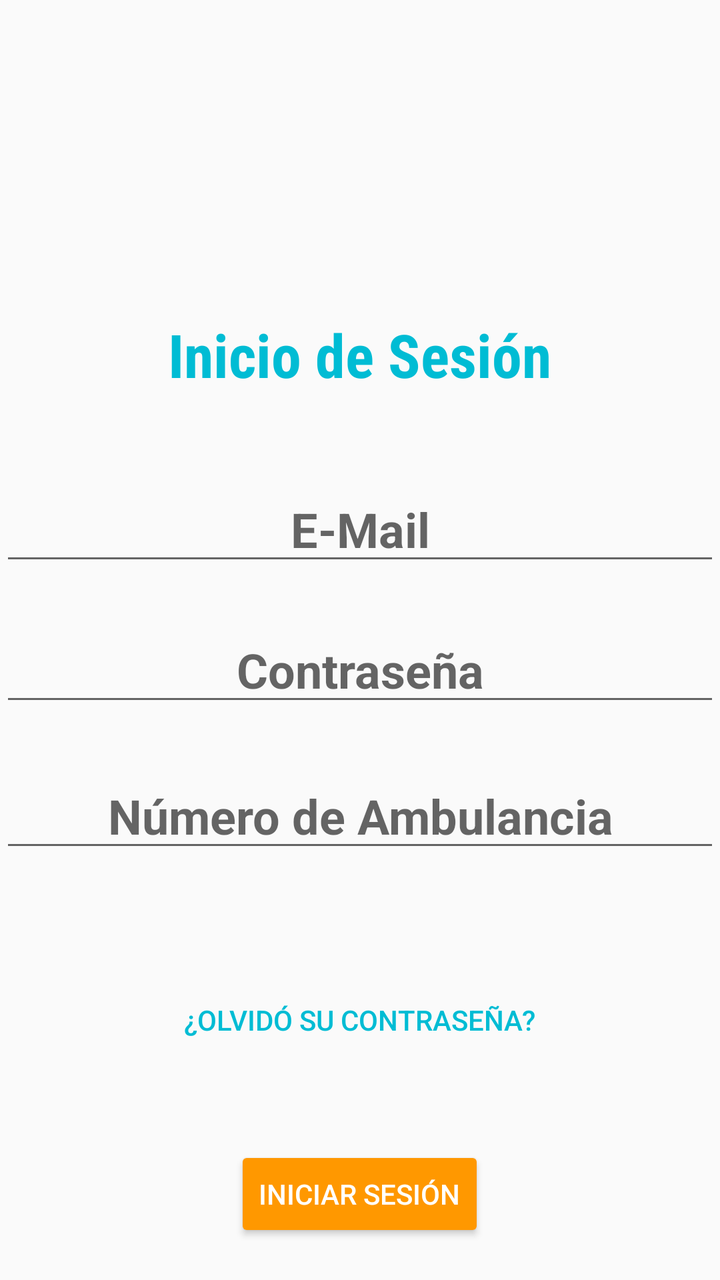
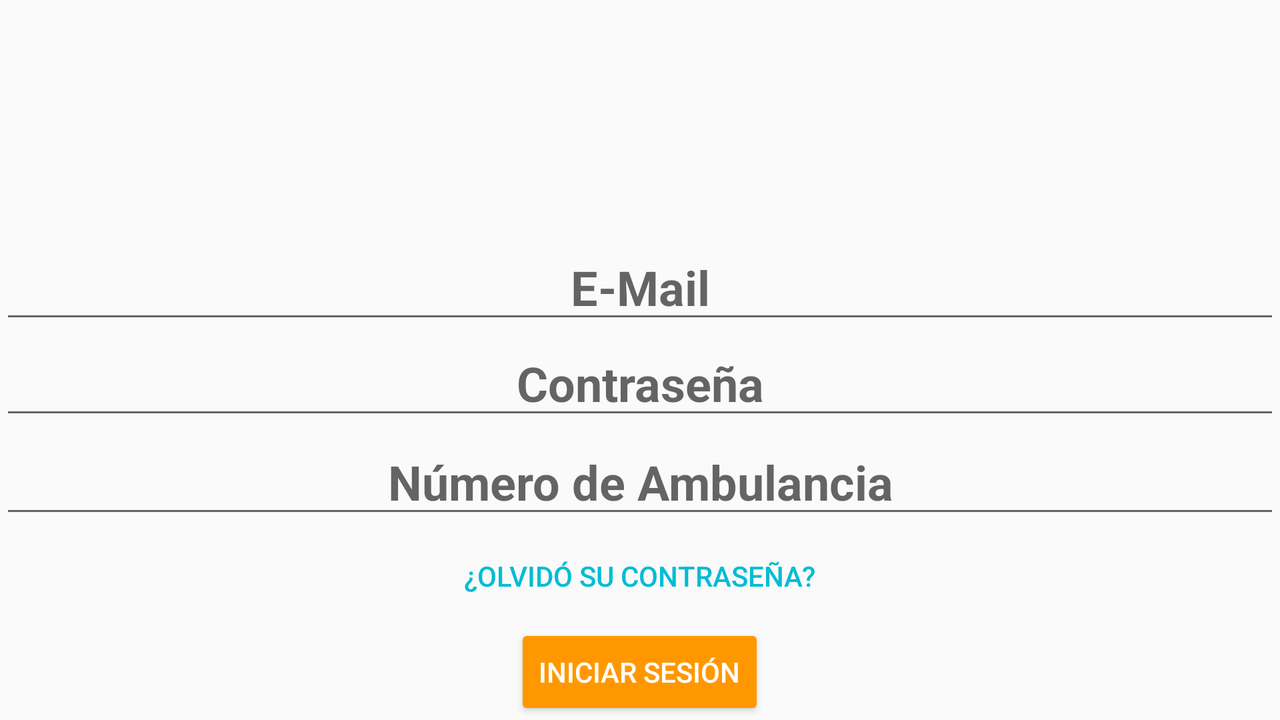

Two renders of one Android screen. The first uses the default layout on a phone; the second uses the alternative layout the repository ships for a different screen configuration, on a matching device. The two XML files are below.
<!-- AndroidManifest.xml: activity theme AppTheme.NoActionBar -->
<!-- res/layout/activity_login.xml -->
<?xml version="1.0" encoding="utf-8"?>
<RelativeLayout xmlns:android="http://schemas.android.com/apk/res/android"


    xmlns:tools="http://schemas.android.com/tools"
    android:layout_width="match_parent"
    android:layout_height="match_parent"
    tools:context="com.example.r_2g_.satemapp.LoginActivity">

    <EditText
        android:id="@+id/editTextUsuario"
        android:layout_width="wrap_content"
        android:layout_height="wrap_content"
        android:ems="10"
        android:hint="@string/usuario"
        android:inputType="textEmailAddress"
        android:textAlignment="center"
        android:textSize="24sp"
        android:textStyle="bold"
        android:layout_above="@+id/editTextPassword"
        android:layout_marginBottom="21dp"
        android:layout_alignParentEnd="true"
        android:layout_alignParentStart="true" />

    <EditText
        android:id="@+id/editTextPassword"
        android:layout_width="wrap_content"
        android:layout_height="wrap_content"
        android:ems="10"
        android:hint="@string/password"
        android:inputType="textPassword"
        android:textAlignment="center"
        android:textSize="24sp"
        android:textStyle="bold"
        android:layout_alignBottom="@+id/editTextNAmbulancia"
        android:layout_alignParentStart="true"
        android:layout_marginBottom="73dp"
        android:layout_alignParentEnd="true" />

    <EditText
        android:id="@+id/editTextNAmbulancia"
        android:layout_width="wrap_content"
        android:layout_height="wrap_content"
        android:ems="10"
        android:hint="@string/numAmb"
        android:inputType="number"
        android:textAlignment="center"
        android:textSize="24sp"
        android:textStyle="bold"
        android:layout_above="@+id/buttonForget"
        android:layout_alignParentStart="true"
        android:layout_marginBottom="55dp"
        android:layout_alignParentEnd="true" />

    <Button
        android:id="@+id/buttonLogin"
        style="@style/Widget.AppCompat.Button.Colored"
        android:layout_width="wrap_content"
        android:layout_height="wrap_content"
        android:layout_alignParentBottom="true"
        android:layout_centerHorizontal="true"
        android:layout_marginBottom="19dp"
        android:onClick="onClick"
        android:text="@string/login" />

    <Button
        android:id="@+id/buttonForget"
        style="@style/Widget.AppCompat.Button.Borderless"
        android:layout_width="wrap_content"
        android:layout_height="wrap_content"
        android:text="@string/olvidosucontrasenha"
        android:textColor="@color/colorForget"
        android:layout_above="@+id/buttonLogin"
        android:layout_centerHorizontal="true"
        android:layout_marginBottom="39dp" />

    <TextView
        android:id="@+id/textView2"
        android:layout_width="wrap_content"
        android:layout_height="wrap_content"
        android:layout_above="@+id/editTextUsuario"
        android:layout_centerHorizontal="true"
        android:layout_marginBottom="41dp"
        android:fontFamily="sans-serif-condensed"
        android:text="@string/loginTitle"
        android:textColor="@color/colorTitle"
        android:textSize="30sp"
        android:textStyle="bold" />

    <ProgressBar
        android:id="@+id/progressBarLogin"
        style="?android:attr/progressBarStyle"
        android:layout_width="wrap_content"
        android:layout_height="wrap_content"
        android:layout_alignBottom="@+id/editTextPassword"
        android:layout_centerHorizontal="true"
        android:visibility="invisible" />
</RelativeLayout>
<!-- resources referenced by this layout -->
<resources>
  <color name="colorForget">#00bcd4</color>
  <color name="colorTitle">#00bcd4</color>
  <string name="login">Iniciar Sesión</string>
  <string name="loginTitle">Inicio de Sesión</string>
  <string name="numAmb">Número de Ambulancia</string>
  <string name="olvidosucontrasenha">¿Olvidó su Contraseña?</string>
  <string name="password">Contraseña</string>
  <string name="usuario">E-Mail</string>
  <style name="AppTheme.NoActionBar">
          <item name="windowActionBar">false</item>
          <item name="windowNoTitle">true</item>
      </style>
</resources>
<!-- res/layout-land/activity_login.xml (the repository's variant of the layout above) -->
<!-- drawn on the phone turned sideways -->
<?xml version="1.0" encoding="utf-8"?>
<RelativeLayout xmlns:android="http://schemas.android.com/apk/res/android"


    xmlns:tools="http://schemas.android.com/tools"
    android:layout_width="match_parent"
    android:layout_height="match_parent"
    tools:context="com.example.r_2g_.satemapp.LoginActivity">

    <EditText
        android:id="@+id/editTextUsuario"
        android:layout_width="wrap_content"
        android:layout_height="wrap_content"
        android:ems="10"
        android:hint="@string/usuario"
        android:inputType="textEmailAddress"
        android:textAlignment="center"
        android:textSize="24sp"
        android:textStyle="bold"
        android:layout_above="@+id/progressBarLogin"
        android:layout_alignParentStart="true"
        android:layout_alignParentEnd="true" />

    <EditText
        android:id="@+id/editTextPassword"
        android:layout_width="wrap_content"
        android:layout_height="wrap_content"
        android:ems="10"
        android:hint="@string/password"
        android:inputType="textPassword"
        android:textAlignment="center"
        android:textSize="24sp"
        android:textStyle="bold"
        android:layout_above="@+id/editTextNAmbulancia"
        android:layout_alignParentStart="true"
        android:layout_alignParentEnd="true" />

    <EditText
        android:id="@+id/editTextNAmbulancia"
        android:layout_width="wrap_content"
        android:layout_height="wrap_content"
        android:ems="10"
        android:hint="@string/numAmb"
        android:inputType="text"
        android:textAlignment="center"
        android:textSize="24sp"
        android:textStyle="bold"
        android:layout_above="@+id/buttonForget"
        android:layout_alignParentEnd="true"
        android:layout_alignParentStart="true" />

    <Button
        android:id="@+id/buttonLogin"
        style="@style/Widget.AppCompat.Button.Colored"
        android:layout_width="wrap_content"
        android:layout_height="wrap_content"
        android:onClick="onClick"
        android:text="@string/login"
        android:layout_alignParentBottom="true"
        android:layout_centerHorizontal="true" />

    <Button
        android:id="@+id/buttonForget"
        style="@style/Widget.AppCompat.Button.Borderless"
        android:layout_width="wrap_content"
        android:layout_height="wrap_content"
        android:text="@string/olvidosucontrasenha"
        android:textColor="@color/colorForget"
        android:layout_above="@+id/buttonLogin"
        android:layout_centerHorizontal="true" />

    <ProgressBar
        android:id="@+id/progressBarLogin"
        style="?android:attr/progressBarStyle"
        android:layout_width="wrap_content"
        android:layout_height="wrap_content"
        android:layout_alignBottom="@+id/editTextPassword"
        android:layout_centerHorizontal="true"
        android:visibility="invisible" />
</RelativeLayout>
<!-- resources referenced by the variant -->
<!-- as the phone turned sideways resolves them -->
<resources>
  <color name="colorForget">#00bcd4</color>
  <string name="login">Iniciar Sesión</string>
  <string name="numAmb">Número de Ambulancia</string>
  <string name="olvidosucontrasenha">¿Olvidó su Contraseña?</string>
  <string name="password">Contraseña</string>
  <string name="usuario">E-Mail</string>
  <style name="AppTheme.NoActionBar">
          <item name="windowActionBar">false</item>
          <item name="windowNoTitle">true</item>
      </style>
</resources>
